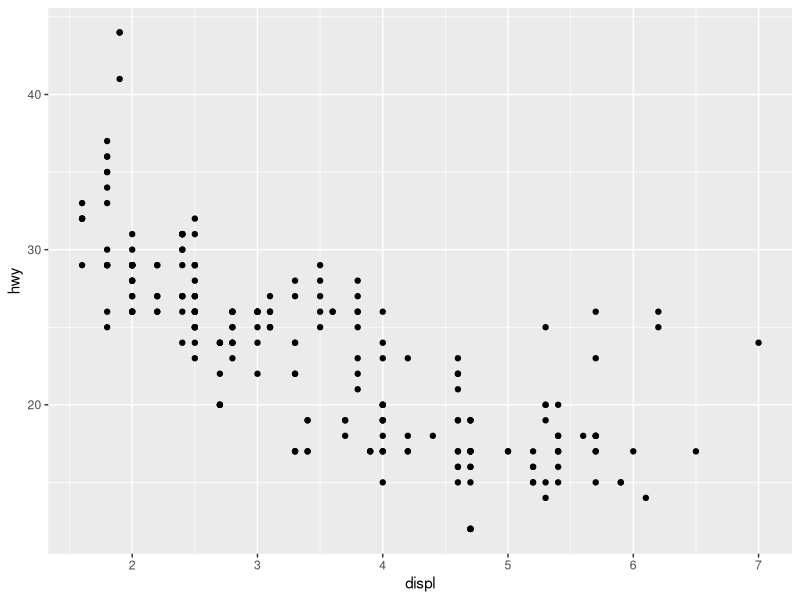
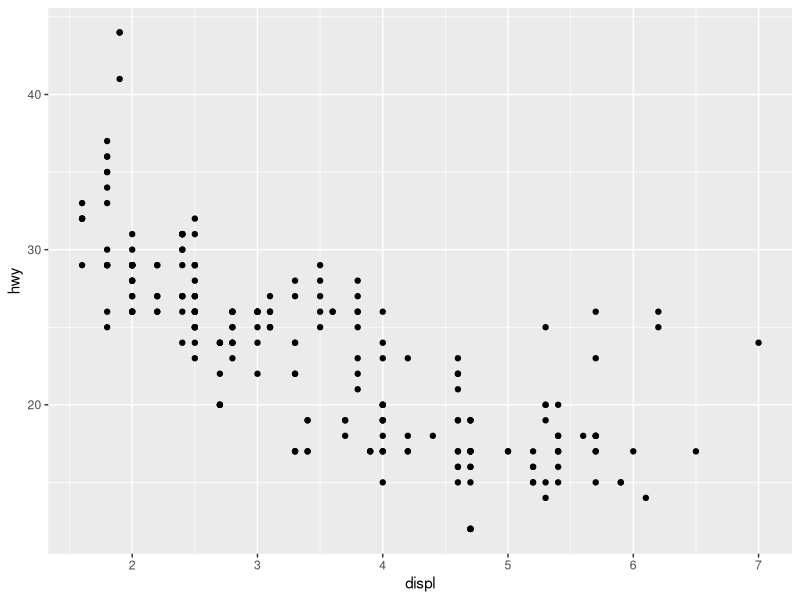
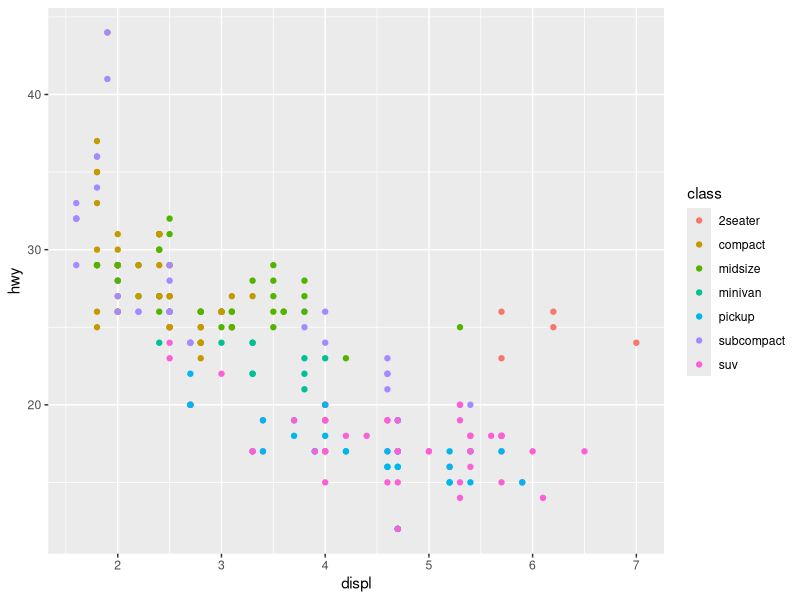
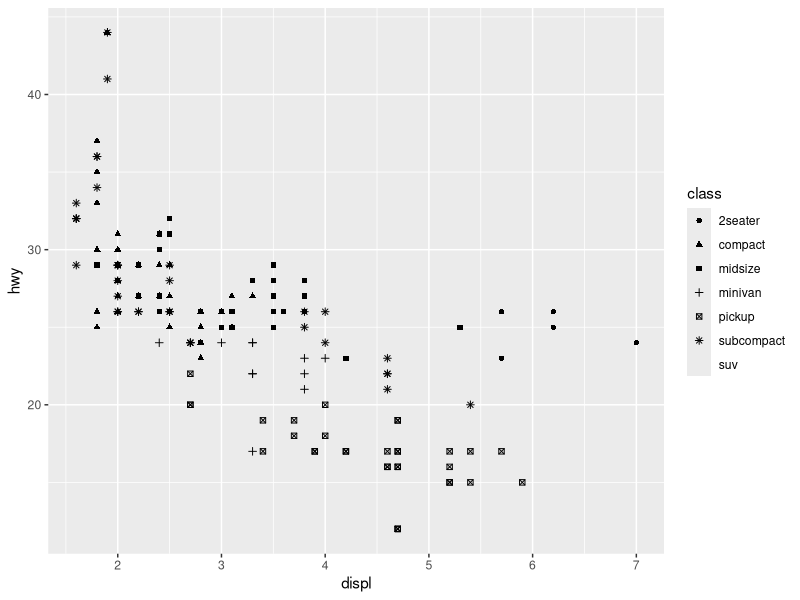
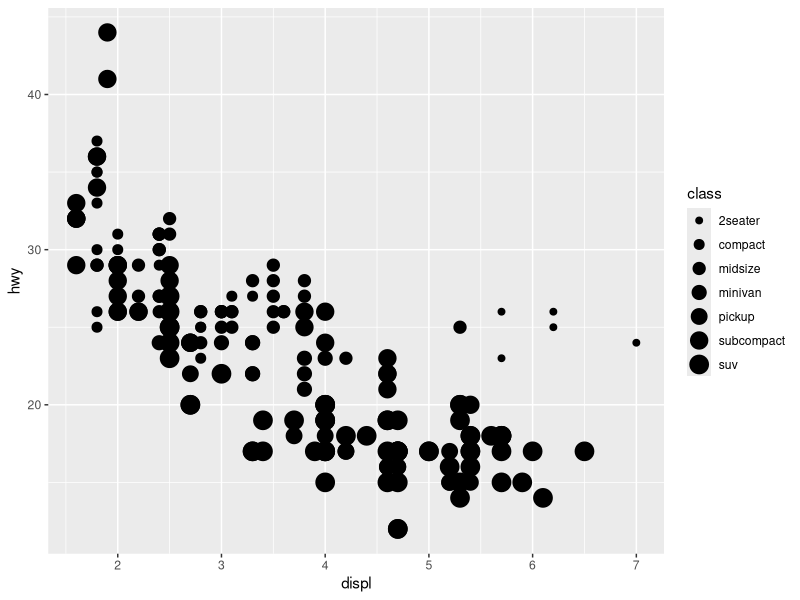
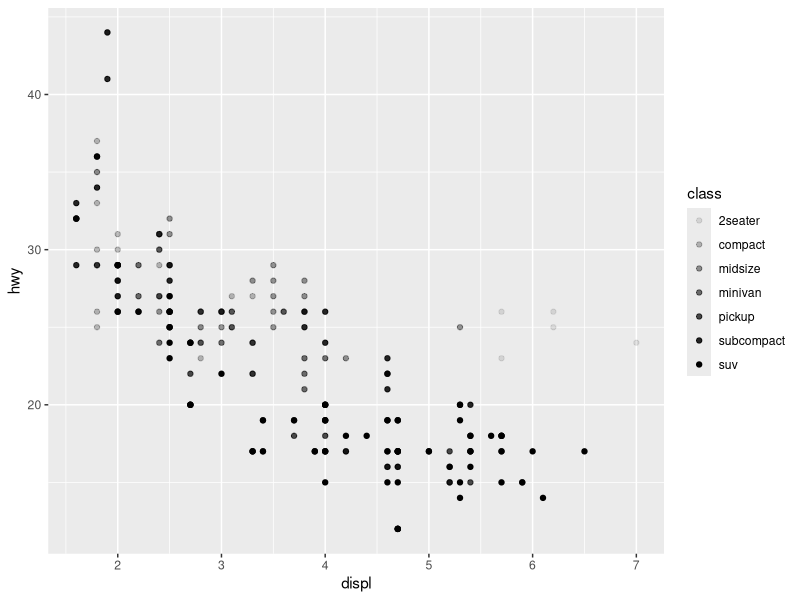

These figures' R source, in order: (Note: this script raises an error after producing the figures.)
#############################################################################
# KS Master AW - R
# jose.ramon.cajide@gmail.com, 2016-01-09
#
# DATAVIZ
#############################################################################

install.packages('ggplot2')
library(ggplot2)


# qplot -------------------------------------------------------------------

#ver la información del conjunto de datos
?mpg

#¿Qué relación hay entre la cilindrada 'displ' y las millas por galón 'hwy'?
#¿Cómo exolorar estos datos?

#scatter plot
qplot(displ, hwy, data = mpg) #quickplot
ggplot(mpg, aes(x = displ, y = hwy)) + geom_point()

#¿Siguen todos los puntos la misma tendencia?
#Para los que no lo siguen, ¿puede haber alguna otra variable que explique ese comportamiento?: names(mpg)

#aesthetics y facetting permiten incorporar nuevas variables al gráfico

# aesthetics --------------------------------------------------------------

#Propiedades visuales

ggplot(mpg, aes(x = displ, y = hwy,color = class)) + geom_point()

ggplot(mpg, aes(x = displ, y = hwy,shape = class)) + geom_point()

ggplot(mpg, aes(x = displ, y = hwy,size = class)) + geom_point()

ggplot(mpg, aes(x = displ, y = hwy,alpha = class)) + geom_point()

glimpse(mpg)
#Hemos asignado un color a una variable de tipo factor. Asigna ahora un color a una varibale continua.
ggplot(mpg, aes(x = displ, y = hwy, color = class)) + geom_point() #Factor

ggplot(mpg, aes(x = displ, y = hwy, color = hwy)) + geom_point() #Continua

#¿Qué pasa si asginas un shape a una varible contínua?
ggplot(mpg, aes(x = displ, y = hwy, shape = model)) + geom_point()

#¿Qué pasa si asginas un shape a una varible discreta con muchos valores?
ggplot(mpg, aes(x = displ, y = hwy, shape = class)) + geom_point()

#combinar
ggplot(mpg, aes(
  x = displ, y = hwy, color = class, shape = factor(cyl)
)) + geom_point()

# faceting ----------------------------------------------------------------

ggplot(mpg, aes(x = displ, y = hwy)) + geom_point() + facet_grid(. ~ cyl) #columnas

ggplot(mpg, aes(x = displ, y = hwy)) + geom_point() + facet_grid(drv ~ .) #filas

ggplot(mpg, aes(x = displ, y = hwy)) + geom_point() + facet_grid(drv ~ cyl)

ggplot(mpg, aes(x = displ, y = hwy)) + geom_point() + facet_wrap( ~ class)

# geoms -------------------------------------------------------------------
# Tipos de gráficos o de objetos geométricos

#Geometric objects

ggplot(mpg, aes(x = displ, y = hwy))  + geom_point()
ggplot(mpg, aes(x = displ, y = hwy))  + geom_line()
ggplot(mpg, aes(x = displ, y = hwy))  + geom_smooth()
ggplot(mpg, aes(x = displ, y = hwy))  + geom_point() + geom_smooth()


#Ejercicio: Dibuja el siguiente gráfico y transfórmalo en un boxplot. Ayuda: http://docs.ggplot2.org/current/

ggplot(mpg, aes(x = class, y = hwy))  + geom_point()

ggplot(mpg, aes(x = class, y = hwy)) + ...

#reorder
ggplot(mpg, aes(x = reorder(class, hwy), y = hwy)) + geom_boxplot() 

ggplot(mpg, aes(x = reorder(class, hwy, median), y = hwy)) + geom_boxplot()




#qplot

qplot(hwy, class, data = mpg) #histogram

qplot(hwy, data = mpg) #histogram

qplot(class, data = mpg) #bar chart

#Qué tenemos:
# qplot + 2 variables: scatterplot
# qplot + 1 variable continua: histogram
# qplot + 1 variable categórica: bar chart

head(mpg)
# position adjustments ----------------------------------------------------

ggplot(mpg, aes(x = manufacturer, y = hwy, fill = class)) + geom_bar(stat =
                                                                       "identity")

ggplot(mpg, aes(x = manufacturer, y = hwy, fill = class)) + geom_bar(stat =
                                                                       "identity", position = 'stack')

ggplot(mpg, aes(x = manufacturer, y = hwy, fill = class)) + geom_bar(stat =
                                                                       "identity", position = 'dodge')

ggplot(mpg, aes(x = manufacturer, y = hwy, fill = class)) + geom_bar(stat =
                                                                       "identity", position = 'identity') #overlap

ggplot(mpg, aes(x = manufacturer, y = hwy, fill = class)) + geom_bar(stat =
                                                                       "identity", position = 'fill')


#jitter
ggplot(mpg, aes(x = class, y = hwy)) + geom_point()

ggplot(mpg, aes(x = class, y = hwy)) + geom_point(position = 'jitter')

ggplot(mpg, aes(x = class, y = hwy)) + geom_jitter()


#histograms
qplot(hwy, data = mpg)
ggplot(mpg, aes(x = hwy)) + geom_histogram(binwidth = 5)
ggplot(mpg, aes(x = hwy)) + geom_freqpoly()
ggplot(mpg, aes(x = hwy)) + geom_density(aes(color = class)) #normalización: AUC = 1
ggplot(mpg, aes(x = hwy)) + geom_density(aes(fill = class, alpha = 0.5))
ggplot(mpg, aes(x = hwy)) + geom_density(aes(fill = class, alpha = 0.5)) + facet_wrap( ~ class)

# position adjustments recap: stack, identity, fill, dodge, jitter, density


# saving plots ------------------------------------------------------------

ggsave("my_plot.png")
ggsave("my_plot.pdf")
ggsave("my_plot.png", width = 6, height = 6)


# titles ------------------------------------------------------------------

ggplot(mpg, aes(x = manufacturer)) + geom_bar(aes(fill = class, position =
                                                    'dodge')) + ggtitle('Título')


# coordenadas -------------------------------------------------------------

ggplot(mpg, aes(x = manufacturer)) + geom_bar(aes(fill = class, position =
                                                    'dodge')) + ggtitle('Título') + coord_flip()

ggplot(mpg, aes(x = manufacturer)) + geom_bar(aes(fill = class, position =
                                                    'dodge')) + ggtitle('Título')  + coord_polar()

audi.df = subset(mpg, manufacturer == 'audi')

ggplot(audi.df, aes(x = manufacturer)) + geom_bar(aes(fill = class))

ggplot(audi.df, aes(x = manufacturer)) + geom_bar(aes(fill = class)) + coord_polar(theta = 'y')

# color schemes -----------------------------------------------------------

install.packages('RColorBrewer')
library(RColorBrewer)
display.brewer.all()

basic <-
  ggplot(mpg, aes(x = manufacturer)) + geom_bar(aes(fill = class, position =
                                                      'dodge'))

basic + scale_fill_brewer()
basic + scale_fill_brewer(palette = "Blues")

ggplot(audi.df, aes(x = manufacturer)) + geom_bar(aes(fill = class)) + ggtitle('Título') + coord_polar(theta = 'y')  + scale_fill_brewer(palette = "Set1")


# themes ------------------------------------------------------------------

basic + theme_grey()
basic + theme_bw()
basic + theme(panel.border = element_rect(color = 'black', fill = NA))
basic + theme_minimal() + scale_fill_brewer(palette = "Blues")

#Crear nuestros propios temas
basic + theme(panel.border = element_rect(color = 'black', fill = NA))

basic + theme_grey()  + theme_minimal() + scale_fill_brewer(palette = "Blues") + theme(
  axis.title.x = element_text(size = 28),
  text = element_text(
    family = "Arial", colour = "blue", size = 16
  ),
  panel.grid.major.y = element_blank(),
  panel.grid.minor.y = element_blank(),
  panel.grid.major.x = element_blank(),
  panel.grid.minor.x = element_blank()
) + labs(title = "Título")

install.packages("ggthemes")
#detach("package:ggplot2", unload=TRUE)
library("ggthemes")

basic + theme_excel() + scale_fill_excel()

basic + theme_economist() + scale_fill_economist()

basic + theme_wsj() + scale_fill_wsj(palette = "black_green")

basic + theme_tufte() + scale_fill_tableau()

#Más en https://github.com/wch/ggplot2/wiki/New-theme-system


# labels and legends ------------------------------------------------------

basic + ylab("Número") + xlab("Fabricantes")

basic + theme(legend.position = "bottom")


#Ejercicio
#Añade a un gráfico:
# - etiquetas en los ejes x e y
# - un título
# - una escala de colores personalizada
# - un tema
